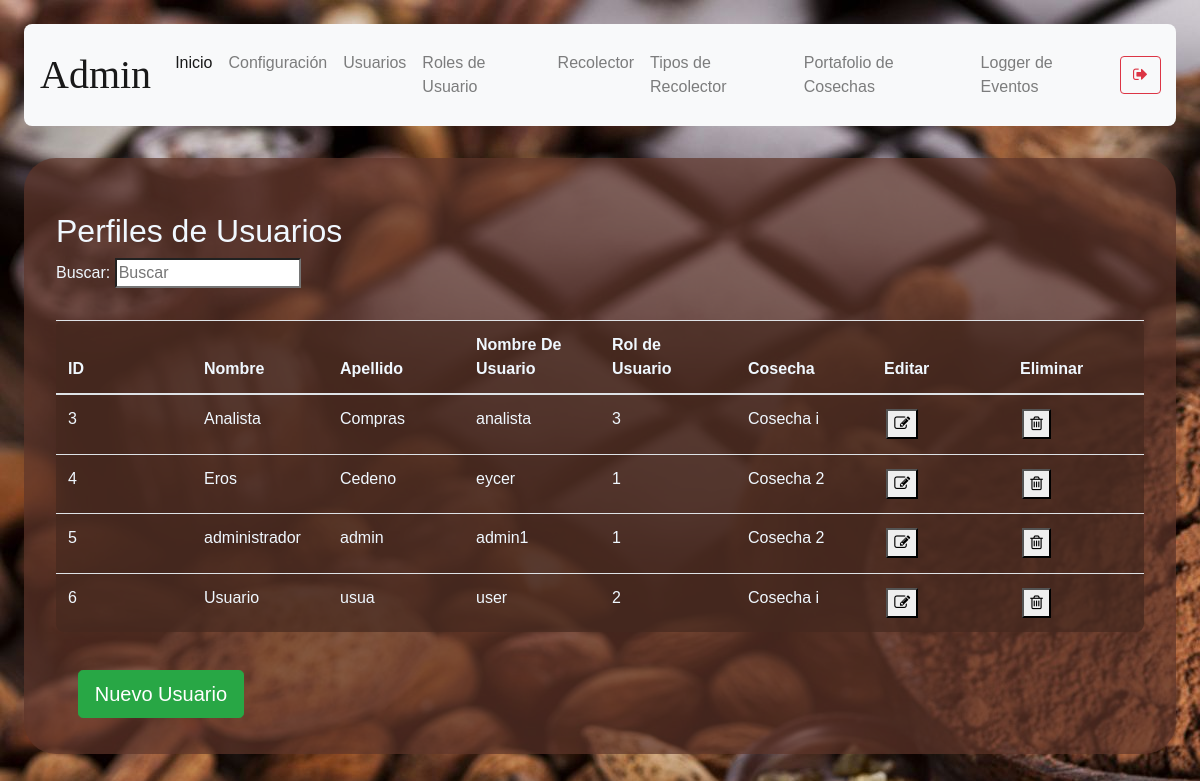
The page /user-management (signed in) on the database its author committed.
### models/user.py (models this page shows, shortened)
class User(db.Model) :
    __tablename__ = "user"
    id = db.Column(db.Integer, primary_key = True)
    name = db.Column(db.String(100), nullable = False)
    last_name = db.Column(db.String(100), nullable = False)
    username = db.Column(db.String(100), unique = True, nullable = False)
    email = db.Column(db.String(100), nullable = True)
    password = db.Column(db.String(100), nullable = False)
    gender = db.Column(db.String(10), nullable = False)
    date_of_birth = db.Column(db.String(10), nullable = False)
    phone = db.Column(db.String(20), nullable = True)
    address = db.Column(db.String(150), nullable = True)
    user_rol_id = db.Column(db.Integer, db.ForeignKey('user_rol.id'))
    F_Harvest = db.Column(db.Integer, db.ForeignKey('harvest.id'))
    def get_user_rol_by_username( self, username ):
        user_rol_id = User.query.filter_by(username = username).first().user_rol_id
        user_rol = User_rol.query.get(user_rol_id).description
        return user_rol

### models/harvest.py (models this page shows, shortened)
class Harvest (db.Model):
    __tablename__ = 'harvest'
    id = db.Column(db.Integer, primary_key = True)
    description = db.Column(db.String(250), nullable = False)
    start_date = db.Column(db.String(10), nullable=False)
    end_date = db.Column(db.String(10), nullable= False)
    status = db.Column(db.String(10), nullable = False)

### routes/user.py (the view)
@user.route('/user-management')
def user_management():
    if( not verify_permissions(session, User) ):
        return redirect(url_for('auth.index'))
    rols = User_rol.query.all()
    users = User.query.all()
    harvests = Harvest.query.all()
    if 'management-status' not in session:
        return render_template('user-management.html', status="",\
            rols = rols, users = users,  harvests = harvests)
    status = session['management-status']
    session.pop('management-status', None)
    return render_template('user-management.html', status=status, \
        rols=rols, users = users, harvests = harvests )

### utils/functions.py (called while the page is built)
def verify_permissions(session, User, allowed=['admin']):
    return 'username' in session and \
    ( allowed == 'all' or User.get_user_rol_by_username(User, session['username']) in allowed)

### templates/user-management.html (shortened to what this page needs)
{% extends "base.html" %}
{% block content %}
    <h2>Perfiles de Usuarios</h2>
    <p>
        Buscar: <input id ="search-bar" onkeyup="searchEngine()" type="search" name="busqueda" placeholder="Buscar">
    </p>
    <table class="table content-table">
        <thead>
            <th>ID</th>
            <th>Nombre</th>
            <th>Apellido</th>
            <th>Nombre De Usuario</th>
            <th>Rol de Usuario</th>
            <th>Cosecha</th>
            <th>Editar</th>
            <th>Eliminar</th>
        </thead>
        <tbody id="table-body-data">
        {% for user in users %}
        {% if user.username != "admin" %}
        <tr>
            <td>{{ user.id }}</td>
            <td>{{ user.name }}</td>
            <td>{{ user.last_name }}</td>
            <td>{{ user.username }}</td>
            <td>{{ user.user_rol_id }}</td>
            {% for harvest in harvests %}
                {% if harvest.id == user.F_Harvest %}
                    <td>{{ harvest.description }}</td>
                {% endif %}
            {% endfor %}
            <td><button onclick="window.location.href=`/user-management/edit-user/{{ user.id }}`"><i class="fa fa-pencil-square-o" aria-hidden="true"></i></button></td>
            <td><button onclick='deleteConfirm( {{user.id}}, "User" )'><i class="fa fa-trash-o" aria-hidden="true"></i></button></td>
        </tr>
        {% endif %}
        {% endfor %}
        </tbody>
    </table>
    <button type="submit" onclick="showForm()" class="btn btn-success btn-lg mb-1">Nuevo Usuario</button>
{% endblock %}

### static/styles/main.css (style rules this page uses)
body { background-color:aliceblue; background-image: url("../media/2316549.jpg"); margin: 2%; font-family: 'Gill Sans', 'Gill Sans MT', Calibri, 'Trebuchet MS', sans-serif; }
button { margin: 2%; }
h1, h2 { margin-top: 2%; }
.content-table { background-color: rgba(69, 40, 31, 0.7); padding: 2em; color:aliceblue; margin-top: 2em; border-radius: .5em; }
table { width:100%; table-layout:fixed; }
td { word-wrap:break-word; }

### rows shown on the page
User: id "3", name "Analista", last_name "Compras", username "analista", user_rol_id "3"
Harvest: description "Cosecha i"
User: id "4", name "Eros", last_name "Cedeno", username "eycer", user_rol_id "1"
Harvest: description "Cosecha 2"
User: id "5", name "administrador", last_name "admin", username "admin1", user_rol_id "1"
User: id "6", name "Usuario", last_name "usua", username "user", user_rol_id "2"

### other values the page prints
{{ session['username'] }} "Admin"
